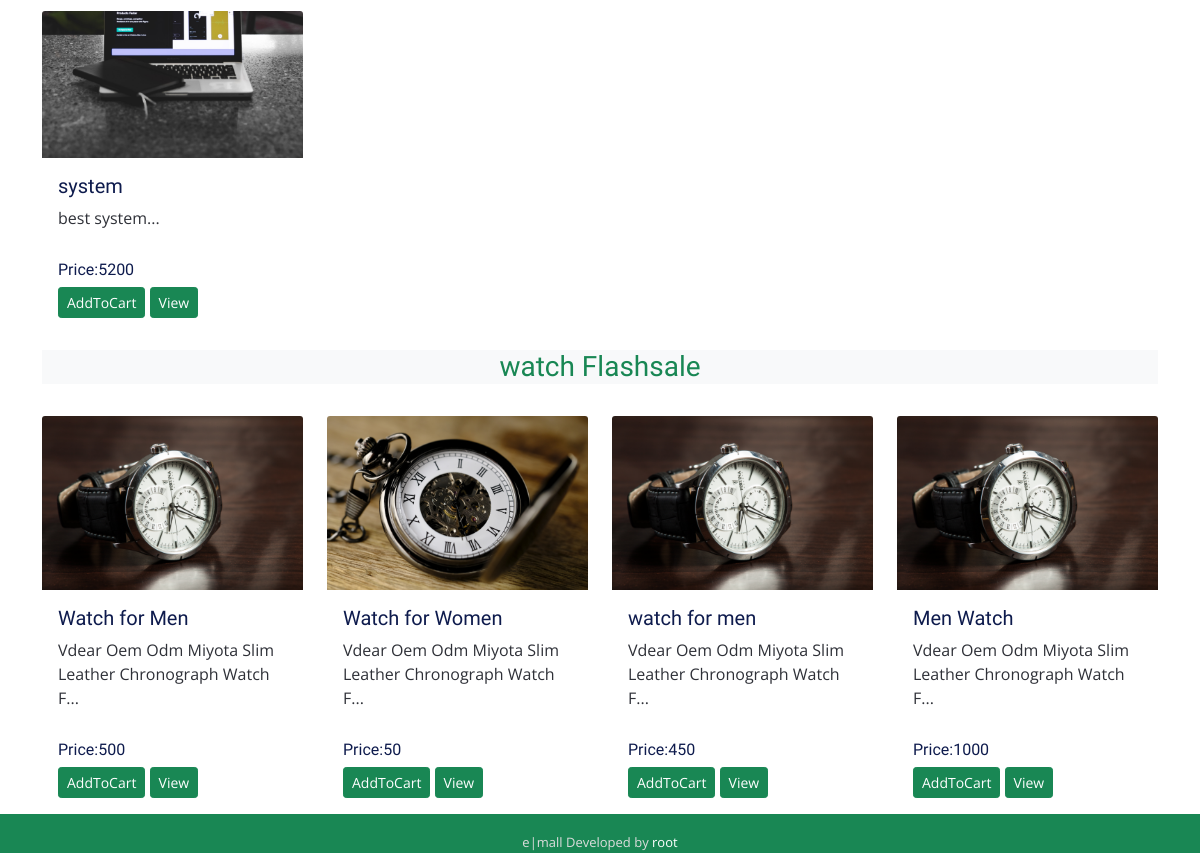
Before: / (lower part) with the older database file.
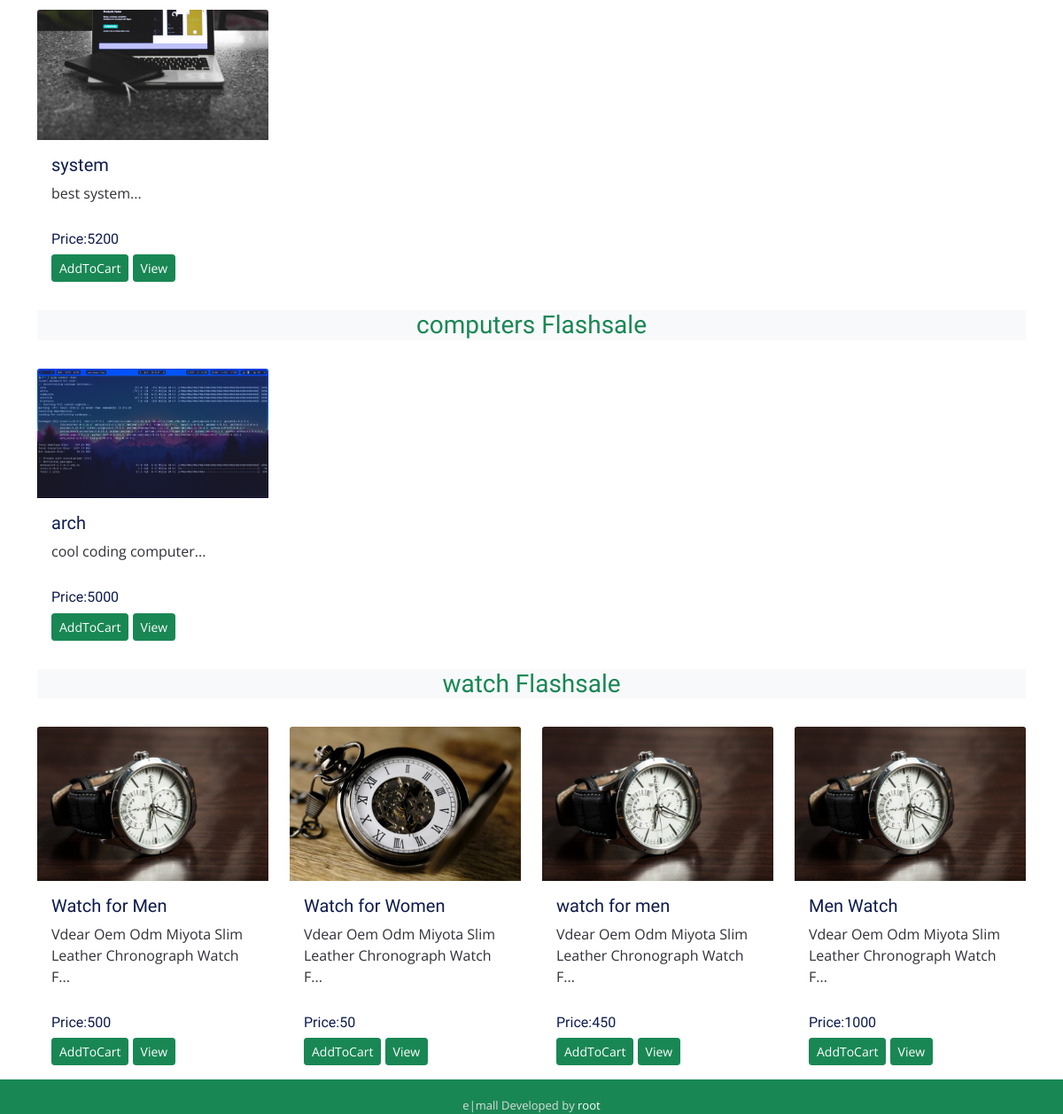
After: the same page with the newer database file.
### ecomapp/models.py (models this page shows, shortened)
class Product(models.Model):
    product_id = models.AutoField
    product_name = models.CharField(max_length=50)
    category = models.CharField(max_length=50, default="")
    subcategory = models.CharField(max_length=50, default="")
    price = models.IntegerField(default=0)
    desc = models.CharField(max_length=300)
    pub_date = models.DateField()
    image = models.ImageField(upload_to='shop/images', default="")

### ecomapp/views.py (the view)
# urls.py: path('',views.home,name='home'),
def home(request):
    current_user = request.user
    print(current_user)
    allProds = []
    catprods = Product.objects.values('category','id')
    cats = {item['category'] for item in catprods}
    for cat in cats:
        prod= Product.objects.filter(category=cat)
        n=len(prod)
        nSlides = n // 4 + ceil((n / 4) - (n // 4))
        allProds.append([prod, range(1, nSlides), nSlides])
    params= {'allProds':allProds}
    return render(request,'index.html',params)

### templates/index.html (shortened to what this page needs)
{% extends 'base.html' %}
{% block body %}
{% load static %}
{% for product, range, nSlides in allProds %}
<div class="container">
<h3 class="my-3 text-center text-success bg-light"> {{product.0.category}} Flashsale</h3>
</div>
<div class="container">
<div class="row">
{% for i in product %}
  <div class="col-md-3 mt-3">
 <img src='/media/{{i.image}}' class="card-img-top" alt="...">
                                <div class="card-body">
                                    <h5 class="card-title" id="namepr{{i.id}}">{{i.product_name}}</h5>
                                    <p class="card-text">{{i.desc|slice:"0:53"}}...</p>
                                    <h6 class="card-title">Price:<span id="pricepr{{i.id}}">{{i.price}}</span></h6>
                                    <span id="divpr{{i.id}}" class="divpr">
                                      <button id="pr{{i.id}}" class="btn btn-success cart btn-sm mt-0">AddToCart</button>
                                       </span>
                                    <a href="/media/{{i.image}}"> <button  class="btn btn-success btn-sm cart ">View</button></a>
                                </div>
                                </div>
                     {% endfor %}
                     </div>
                    </div>
    {% endfor %}
  <footer id="footer">
    <div class="container">
      <div class="credits">
      <br>e|mall
        Developed by <a href="/">root</a>
      </div>
    </div>
  </footer>
{% endblock body %}

### templates/base.html (shortened to what this page needs)
<!DOCTYPE html>
<html lang="en">
<head>
  <link href="static/assets/vendor/bootstrap/css/bootstrap.min.css" rel="stylesheet">
  <link href="static/assets/vendor/venobox/venobox.css" rel="stylesheet">
  <link href="static/assets/vendor/font-awesome/css/font-awesome.min.css" rel="stylesheet">
  <link href="static/assets/vendor/owl.carousel/assets/owl.carousel.min.css" rel="stylesheet">
  <link href="static/assets/vendor/aos/aos.css" rel="stylesheet">
  <link href="static/assets/css/style.css" rel="stylesheet">
</head>
<body>
  <main id="main">
  {% block body %}
  {% endblock body %}
</body>
</html>

### static/assets/css/style.css (style rules this page uses)
body { background: #fff; color: #2f3138; font-family: "Open Sans", sans-serif; }
a { color: #fff!important; ; text-decoration: none; transition: 0.5s; }
p { padding: 0; margin: 0 0 30px 0; }
h1, h2, h3, h4, h5, h6 { font-family: "Raleway", sans-serif; font-weight: 400; margin: 0 0 20px 0; padding: 0; color: #0e1b4d; }
@media (prefers-reduced-motion: no-preference) { :root { scroll-behavior: auto; } }
#footer { background: #198754!important; color: #eee; font-size: 14px; }
#footer .credits { text-align: center; font-size: 13px; color: #ddd; }

Changed rows visible on the page:
added Product: category "computers", image (picture), product_name "arch", desc "cool coding computer", price "5000"
Other visible differences:
new list line: "Flashsale"
